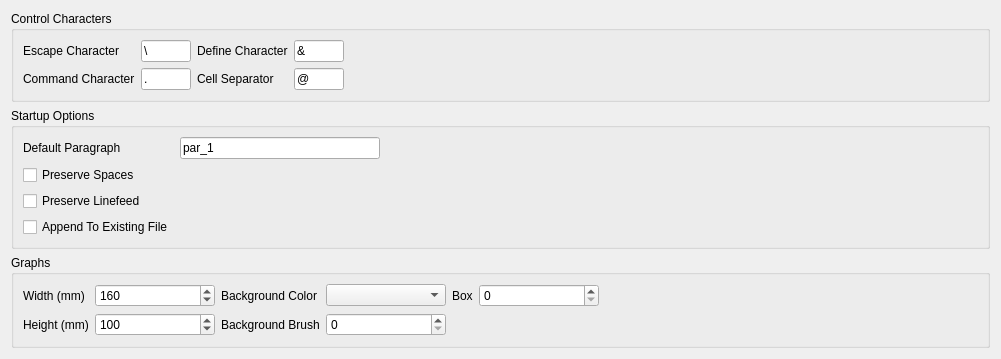
     <widget class="QWidget" name="A2M">
      <attribute name="title">
       <string>A2M</string>
      </attribute>
      <layout class="QGridLayout" name="gridLayout_14">
       <item row="0" column="0">
        <widget class="QGroupBox" name="groupBox_A2M_control_characters">
         <property name="title">
          <string>Control Characters</string>
         </property>
         <layout class="QGridLayout" name="gridLayout">
          <item row="0" column="0">
           <widget class="QLabel" name="label_A2M_escape_character">
            <property name="text">
             <string>Escape Character</string>
            </property>
           </widget>
          </item>
          <item row="0" column="1">
           <widget class="QLineEdit" name="lineEdit_A2M_escape_character">
            <property name="sizePolicy">
             <sizepolicy hsizetype="Fixed" vsizetype="Fixed">
              <horstretch>0</horstretch>
              <verstretch>0</verstretch>
             </sizepolicy>
            </property>
            <property name="minimumSize">
             <size>
              <width>50</width>
              <height>0</height>
             </size>
            </property>
            <property name="maximumSize">
             <size>
              <width>50</width>
              <height>16777215</height>
             </size>
            </property>
            <property name="text">
             <string>\</string>
            </property>
            <property name="maxLength">
             <number>1</number>
            </property>
           </widget>
          </item>
          <item row="0" column="2">
           <widget class="QLabel" name="label_A2M_define_character">
            <property name="text">
             <string>Define Character</string>
            </property>
           </widget>
          </item>
          <item row="0" column="3">
           <widget class="QLineEdit" name="lineEdit_A2M_define_character">
            <property name="sizePolicy">
             <sizepolicy hsizetype="Fixed" vsizetype="Fixed">
              <horstretch>0</horstretch>
              <verstretch>0</verstretch>
             </sizepolicy>
            </property>
            <property name="minimumSize">
             <size>
              <width>50</width>
              <height>0</height>
             </size>
            </property>
            <property name="maximumSize">
             <size>
              <width>50</width>
              <height>16777215</height>
             </size>
            </property>
            <property name="text">
             <string>&amp;</string>
            </property>
            <property name="maxLength">
             <number>1</number>
            </property>
           </widget>
          </item>
          <item row="0" column="4">
           <spacer name="horizontalSpacer_37">
            <property name="orientation">
             <enum>Qt::Horizontal</enum>
            </property>
            <property name="sizeHint" stdset="0">
             <size>
              <width>552</width>
              <height>20</height>
             </size>
            </property>
           </spacer>
          </item>
          <item row="1" column="0">
           <widget class="QLabel" name="label_A2M_command_character">
            <property name="text">
             <string>Command Character</string>
            </property>
           </widget>
          </item>
          <item row="1" column="1">
           <widget class="QLineEdit" name="lineEdit_A2M_command_character">
            <property name="sizePolicy">
             <sizepolicy hsizetype="Fixed" vsizetype="Fixed">
              <horstretch>0</horstretch>
              <verstretch>0</verstretch>
             </sizepolicy>
            </property>
            <property name="minimumSize">
             <size>
              <width>50</width>
              <height>0</height>
             </size>
            </property>
            <property name="maximumSize">
             <size>
              <width>20</width>
              <height>16777215</height>
             </size>
            </property>
            <property name="text">
             <string>.</string>
            </property>
            <property name="maxLength">
             <number>1</number>
            </property>
           </widget>
          </item>
          <item row="1" column="2">
           <widget class="QLabel" name="label_A2M_cell_separator">
            <property name="text">
             <string>Cell Separator</string>
            </property>
           </widget>
          </item>
          <item row="1" column="3">
           <widget class="QLineEdit" name="lineEdit_A2M_cell_separator">
            <property name="sizePolicy">
             <sizepolicy hsizetype="Fixed" vsizetype="Fixed">
              <horstretch>0</horstretch>
              <verstretch>0</verstretch>
             </sizepolicy>
            </property>
            <property name="minimumSize">
             <size>
              <width>50</width>
              <height>0</height>
             </size>
            </property>
            <property name="maximumSize">
             <size>
              <width>50</width>
              <height>16777215</height>
             </size>
            </property>
            <property name="text">
             <string>@</string>
            </property>
            <property name="maxLength">
             <number>1</number>
            </property>
           </widget>
          </item>
          <item row="1" column="4">
           <spacer name="horizontalSpacer_38">
            <property name="orientation">
             <enum>Qt::Horizontal</enum>
            </property>
            <property name="sizeHint" stdset="0">
             <size>
              <width>552</width>
              <height>20</height>
             </size>
            </property>
           </spacer>
          </item>
         </layout>
        </widget>
       </item>
       <item row="1" column="0">
        <widget class="QGroupBox" name="groupBox_A2M_startup_options">
         <property name="title">
          <string>Startup Options</string>
         </property>
         <layout class="QGridLayout" name="gridLayout_2">
          <item row="0" column="0">
           <widget class="QLabel" name="label_A2M_default_paragraph">
            <property name="text">
             <string>Default Paragraph</string>
            </property>
           </widget>
          </item>
          <item row="0" column="1" colspan="2">
           <widget class="QLineEdit" name="lineEdit_A2M_default_paragraph">
            <property name="minimumSize">
             <size>
              <width>200</width>
              <height>0</height>
             </size>
            </property>
            <property name="text">
             <string>par_1</string>
            </property>
            <property name="maxLength">
             <number>30</number>
            </property>
           </widget>
          </item>
          <item row="0" column="3">
           <spacer name="horizontalSpacer_15">
            <property name="orientation">
             <enum>Qt::Horizontal</enum>
            </property>
            <property name="sizeHint" stdset="0">
             <size>
              <width>554</width>
              <height>20</height>
             </size>
            </property>
           </spacer>
          </item>
          <item row="1" column="0">
           <widget class="QCheckBox" name="checkBox_A2M_preserve_spaces">
            <property name="text">
             <string>Preserve Spaces</string>
            </property>
           </widget>
          </item>
          <item row="1" column="1" colspan="3">
           <spacer name="horizontalSpacer_12">
            <property name="orientation">
             <enum>Qt::Horizontal</enum>
            </property>
            <property name="sizeHint" stdset="0">
             <size>
              <width>692</width>
              <height>20</height>
             </size>
            </property>
           </spacer>
          </item>
          <item row="2" column="0">
           <widget class="QCheckBox" name="checkBox_A2M_preserve_linefeed">
            <property name="text">
             <string>Preserve Linefeed</string>
            </property>
           </widget>
          </item>
          <item row="2" column="1" colspan="3">
           <spacer name="horizontalSpacer_13">
            <property name="orientation">
             <enum>Qt::Horizontal</enum>
            </property>
            <property name="sizeHint" stdset="0">
             <size>
              <width>692</width>
              <height>20</height>
             </size>
            </property>
           </spacer>
          </item>
          <item row="3" column="0">
           <widget class="QCheckBox" name="checkBox_A2M_append_to_existing_file">
            <property name="text">
             <string>Append To Existing File</string>
            </property>
           </widget>
          </item>
          <item row="3" column="1" colspan="3">
           <spacer name="horizontalSpacer_14">
            <property name="orientation">
             <enum>Qt::Horizontal</enum>
            </property>
            <property name="sizeHint" stdset="0">
             <size>
              <width>138</width>
              <height>20</height>
             </size>
            </property>
           </spacer>
          </item>
         </layout>
        </widget>
       </item>
       <item row="2" column="0">
        <widget class="QGroupBox" name="groupBox_A2M_graphs">
         <property name="title">
          <string>Graphs</string>
         </property>
         <layout class="QGridLayout" name="gridLayout_3">
          <item row="0" column="0">
           <widget class="QLabel" name="label_A2M_graph_width">
            <property name="text">
             <string>Width (mm)</string>
            </property>
           </widget>
          </item>
          <item row="0" column="1">
           <widget class="QSpinBox" name="spinBox_A2M_graph_width">
            <property name="minimumSize">
             <size>
              <width>120</width>
              <height>0</height>
             </size>
            </property>
            <property name="maximum">
             <number>100000</number>
            </property>
            <property name="value">
             <number>160</number>
            </property>
           </widget>
          </item>
          <item row="0" column="2">
           <widget class="QLabel" name="label_A2M_graph_background_color">
            <property name="text">
             <string>Background Color</string>
            </property>
           </widget>
          </item>
          <item row="0" column="3">
           <widget class="QComboBox" name="comboBox_A2M_graph_background_color">
            <property name="minimumSize">
             <size>
              <width>120</width>
              <height>0</height>
             </size>
            </property>
            <property name="maximumSize">
             <size>
              <width>120</width>
              <height>16777215</height>
             </size>
            </property>
            <property name="currentIndex">
             <number>-1</number>
            </property>
           </widget>
          </item>
          <item row="0" column="4">
           <widget class="QLabel" name="label_A2M_graph_box">
            <property name="text">
             <string>Box</string>
            </property>
           </widget>
          </item>
          <item row="0" column="5">
           <widget class="QSpinBox" name="spinBox_A2M_graph_box">
            <property name="minimumSize">
             <size>
              <width>120</width>
              <height>0</height>
             </size>
            </property>
            <property name="maximum">
             <number>100</number>
            </property>
           </widget>
          </item>
          <item row="0" column="6">
           <spacer name="horizontalSpacer_39">
            <property name="orientation">
             <enum>Qt::Horizontal</enum>
            </property>
            <property name="sizeHint" stdset="0">
             <size>
              <width>373</width>
              <height>20</height>
             </size>
            </property>
           </spacer>
          </item>
          <item row="1" column="0">
           <widget class="QLabel" name="label_A2M_graph_height">
            <property name="text">
             <string>Height (mm)</string>
            </property>
           </widget>
          </item>
          <item row="1" column="1">
           <widget class="QSpinBox" name="spinBox_A2M_graph_height">
            <property name="minimumSize">
             <size>
              <width>120</width>
              <height>0</height>
             </size>
            </property>
            <property name="maximum">
             <number>100000</number>
            </property>
            <property name="value">
             <number>100</number>
            </property>
           </widget>
          </item>
          <item row="1" column="2">
           <widget class="QLabel" name="label_A2M_graph_background_brush">
            <property name="text">
             <string>Background Brush</string>
            </property>
           </widget>
          </item>
          <item row="1" column="3">
           <widget class="QSpinBox" name="spinBox_A2M_graph_background_brush">
            <property name="minimumSize">
             <size>
              <width>120</width>
              <height>0</height>
             </size>
            </property>
            <property name="maximum">
             <number>100</number>
            </property>
           </widget>
          </item>
          <item row="1" column="4" colspan="3">
           <spacer name="horizontalSpacer_16">
            <property name="orientation">
             <enum>Qt::Horizontal</enum>
            </property>
            <property name="sizeHint" stdset="0">
             <size>
              <width>446</width>
              <height>20</height>
             </size>
            </property>
           </spacer>
          </item>
         </layout>
        </widget>
       </item>
      </layout>
     </widget>
